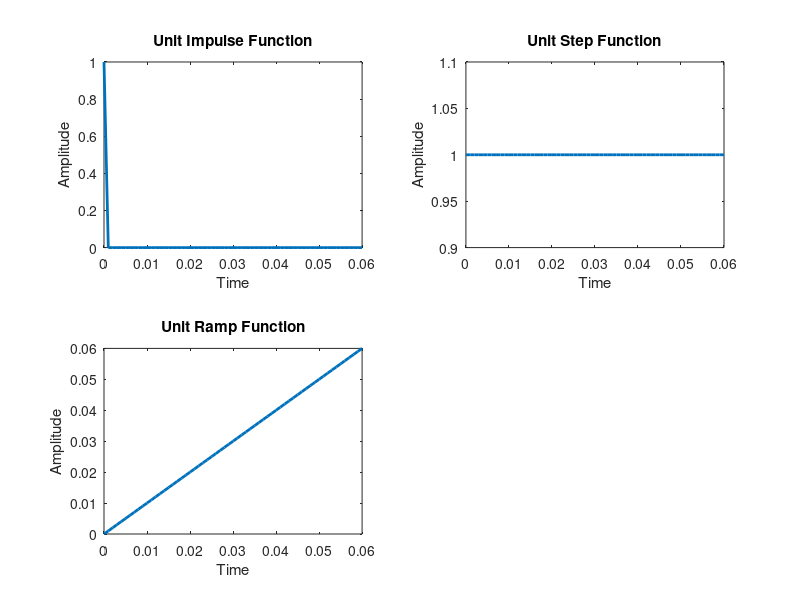

Write MATLAB code to recreate this figure.
clear
t = (0:0.001:1)';
y1 = [1; zeros(99,1)]; % impulse
y2 = ones(100,1);      % step (filter assumes 0 initial cond.)
y3 = t;                % ramp

subplot(221)
plot(t(1:61),y1(1:61),'linewidth',2)
xlabel('Time')
ylabel('Amplitude')
title('Unit Impulse Function')

subplot(222)
plot(t(1:61),y2(1:61),'linewidth',2)
xlabel('Time')
ylabel('Amplitude')
title('Unit Step Function')

subplot(223)
plot(t(1:61),y3(1:61),'linewidth',2)
xlabel('Time')
ylabel('Amplitude')
title('Unit Ramp Function')